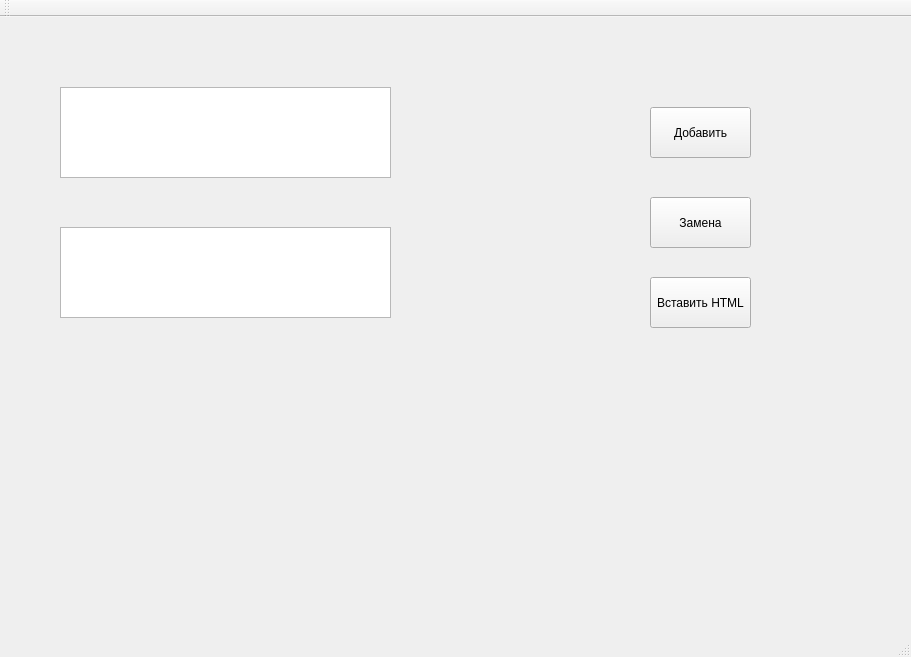
<?xml version="1.0" encoding="UTF-8"?>
<ui version="4.0">
 <class>MainWindow</class>
 <widget class="QMainWindow" name="MainWindow">
  <property name="geometry">
   <rect>
    <x>0</x>
    <y>0</y>
    <width>911</width>
    <height>657</height>
   </rect>
  </property>
  <property name="windowTitle">
   <string>MainWindow</string>
  </property>
  <widget class="QWidget" name="centralWidget">
   <widget class="QPlainTextEdit" name="plainTextEdit">
    <property name="geometry">
     <rect>
      <x>60</x>
      <y>70</y>
      <width>331</width>
      <height>91</height>
     </rect>
    </property>
   </widget>
   <widget class="QPlainTextEdit" name="plainTextEdit_2">
    <property name="geometry">
     <rect>
      <x>60</x>
      <y>210</y>
      <width>331</width>
      <height>91</height>
     </rect>
    </property>
   </widget>
   <widget class="QPushButton" name="add_text_button">
    <property name="geometry">
     <rect>
      <x>650</x>
      <y>90</y>
      <width>101</width>
      <height>51</height>
     </rect>
    </property>
    <property name="text">
     <string>Добавить</string>
    </property>
   </widget>
   <widget class="QPushButton" name="replace_button">
    <property name="geometry">
     <rect>
      <x>650</x>
      <y>180</y>
      <width>101</width>
      <height>51</height>
     </rect>
    </property>
    <property name="text">
     <string>Замена</string>
    </property>
   </widget>
   <widget class="QPushButton" name="insert_html_button">
    <property name="geometry">
     <rect>
      <x>650</x>
      <y>260</y>
      <width>101</width>
      <height>51</height>
     </rect>
    </property>
    <property name="text">
     <string>Вставить HTML</string>
    </property>
   </widget>
  </widget>
  <widget class="QMenuBar" name="menuBar">
   <property name="geometry">
    <rect>
     <x>0</x>
     <y>0</y>
     <width>911</width>
     <height>21</height>
    </rect>
   </property>
  </widget>
  <widget class="QToolBar" name="mainToolBar">
   <attribute name="toolBarArea">
    <enum>TopToolBarArea</enum>
   </attribute>
   <attribute name="toolBarBreak">
    <bool>false</bool>
   </attribute>
  </widget>
  <widget class="QStatusBar" name="statusBar"/>
 </widget>
 <layoutdefault spacing="6" margin="11"/>
 <resources/>
 <connections/>
</ui>
